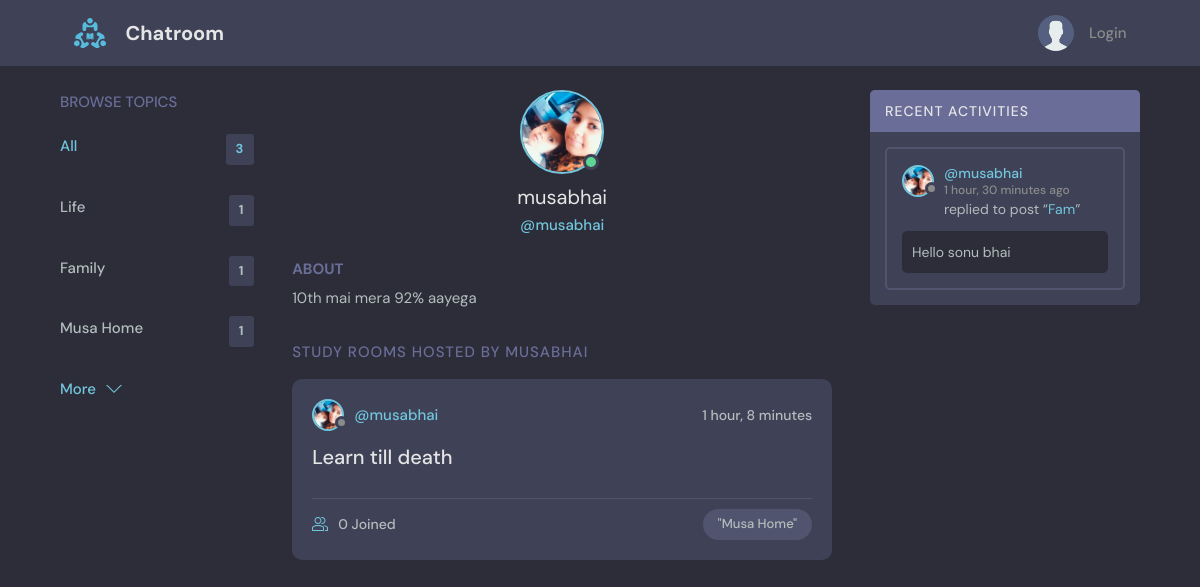
/profile/2/, run on an earlier commit of the app's database.
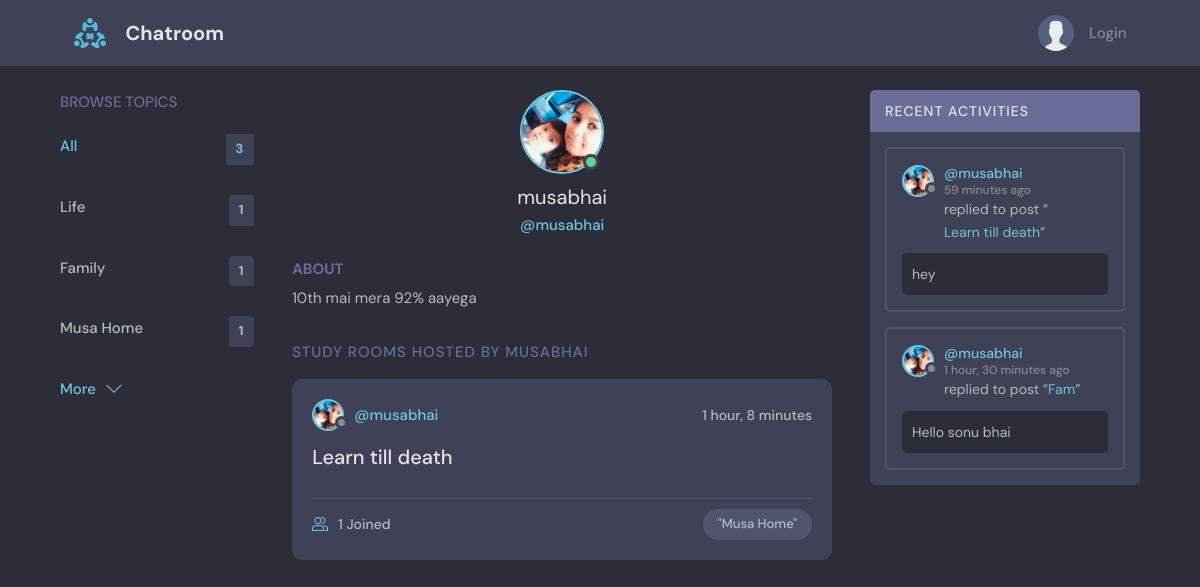
And on a later commit of the database.
### base/models.py (models this page shows, shortened)
class Topic(models.Model):
    name = models.CharField(max_length=200)

class User(AbstractUser):
    name = models.CharField(max_length=200, null=True)
    email = models.EmailField(unique=True, null=True)
    bio = models.TextField(null=True)
    avatar = models.ImageField(null=True, default="avatar.svg")
    USERNAME_FIELD = 'email'
    REQUIRED_FIELDS = []

class Room(models.Model):
    host = models.ForeignKey(User, on_delete=models.SET_NULL, null = True)
    topic = models.ForeignKey(Topic, on_delete=models.SET_NULL, null = True)
    name = models.CharField(max_length=200)
    description = models.TextField(null=True, blank=True)
    participants = models.ManyToManyField(User,related_name='participants',blank=True)
    updated = models.DateTimeField(auto_now=True)
    created = models.DateTimeField(auto_now_add=True)
    class Meta:
        ordering = ['-updated','-created']
    def __str__(self):
        return self.name

class Message(models.Model):
    user = models.ForeignKey(User, on_delete=models.CASCADE)
    room = models.ForeignKey(Room, on_delete=models.CASCADE)
    body = models.TextField()
    updated = models.DateTimeField(auto_now=True)
    created = models.DateTimeField(auto_now_add=True)
    class Meta:
        ordering = ['-updated','-created']

### base/views.py (the view)
# urls.py: path('profile/<str:pk>/',views.userProfile, name='user-profile'),
def userProfile(request, pk):
    user = User.objects.get(id=pk)
    rooms = user.room_set.all()
    room_messages = user.message_set.all()
    topics = Topic.objects.all
    context = {'user':user, 'rooms':rooms, 'room_messages':room_messages, 'topics':topics}
    return render(request, 'base/profile.html', context)

### base/templates/base/profile.html (shortened to what this page needs)
{% extends 'main.html' %}
{% block content %}
  <main class="profile-page layout layout--3">
    <div class="container">
      {% include 'base/topics_component.html' %}
      <div class="roomList">
        <div class="profile">
          <div class="profile__avatar">
            <div class="avatar avatar--large active">
              <img src="{{user.avatar.url}}" />
            </div>
          </div>
          <div class="profile__info">
            <h3>{{user.username}}</h3>
            <p>@{{user.username}}</p>
          </div>
          <div class="profile__about">
            <h3>About</h3>
            <p>
              {{user.bio}}
            </p>
          </div>
        </div>
        <div class="roomList__header">
          <div>
            <h2>Study Rooms Hosted by {{user.username}}</a>
            </h2>
          </div>
        </div>
        {% include 'base/feed_component.html' %}
      </div>
      {% include 'base/activity_component.html' %}
    </div>
  </main>
  {% endblock content %}

### templates/main.html (shortened to what this page needs)
<!DOCTYPE html>
{% load static %}
<html lang="en">
  <head>
    <link rel="stylesheet" href="{% static 'styles/style.css' %}" />
  </head>
  <body>
    {% include 'navbar.html' %}
    {% block content %}
    {% endblock %}
  </body>
</html>

### templates/navbar.html (shortened to what this page needs)
{% load static %}
<header class="header header--loggedIn">
    <div class="container">
      <a href="{% url 'home' %}" class="header__logo">
        <img src="{% static 'images/logo.svg' %}" />
        <h1>Chatroom</h1>
      </a>
      <nav class="header__menu">
        {% if request.user.is_authenticated %}
        <div class="header__user">
          <a href="{% url 'update-user' %}">
            <div class="avatar avatar--medium active">
              <img src="{{request.user.avatar.url}}" />
            </div>
            <p>{{request.user.username}} <span>@{{request.user.username}}</span></p>
          </a>
          <button class="dropdown-button">
            <svg version="1.1" xmlns="http://www.w3.org/2000/svg" width="32" height="32" viewBox="0 0 32 32">
              <title>chevron-down</title>
              <path d="M16 21l-13-13h-3l16 16 16-16h-3l-13 13z"></path>
            </svg>
          </button>
        </div>
        {% else %}
        <a href="{% url 'login' %}">
          <img src="{% static 'images\avatar.svg'%}" />
          <p>Login</p>
        </a>
        {% endif %}
      </nav>
    </div>
  </header>

### base/templates/base/topics_component.html
<div class="topics">
    <div class="topics__header">
      <h2>Browse Topics</h2>
    </div>
    <ul class="topics__list">
      <li>
        <a href="{% url 'home' %}" class="active">All <span>{{topics.count}}</span></a>
      </li>
      {% for topic in topics %}
      <li>
        <a href="{% url 'home' %}?q={{topic.name}}">{{topic.name}}<span>{{topic.room_set.all.count}}</span></a>
      </li>
      {% endfor %}
    </ul>
    <a class="btn btn--link" href="#">
      More
      <svg version="1.1" xmlns="http://www.w3.org/2000/svg" width="32" height="32" viewBox="0 0 32 32">
        <title>chevron-down</title>
        <path d="M16 21l-13-13h-3l16 16 16-16h-3l-13 13z"></path>
      </svg>
    </a>
  </div>

### base/templates/base/feed_component.html (shortened to what this page needs)
{% for room in rooms %}
<div class="roomListRoom">
    <div class="roomListRoom__header">
      <a href="{% url 'user-profile' room.host.id %}" class="roomListRoom__author">
        <div class="avatar avatar--small">
          <img src="{{room.host.avatar.url}}" />
        </div>
        <span>@{{room.host.username}}</span>
      </a>
      <div class="roomListRoom__actions">
        <span>{{room.created|timesince}}</span>
      </div>
    </div>
    <div class="roomListRoom__content">
      <a href="{% url 'room' room.id %}">{{room.name}}</a>
    </div>
    <div class="roomListRoom__meta">
      <a href="{% url 'room' room.id %}" class="roomListRoom__joined">
        {{room.participants.all.count}} Joined
      </a>
      <p class="roomListRoom__topic">"{{room.topic.name}}"</p>
    </div>
  </div>
{% endfor %}

### base/templates/base/activity_component.html (shortened to what this page needs)
<div class="activities">
    <div class="activities__header">
      <h2>Recent Activities</h2>
    </div>
    {% for message in room_messages %}
    <div class="activities__box">
      <div class="activities__boxHeader roomListRoom__header">
        <a href="{% url 'user-profile' message.user.id %}" class="roomListRoom__author">
          <div class="avatar avatar--small">
            <img src="{{message.user.avatar.url}}" />
          </div>
          <p>
            @{{message.user.username}}
            <span>{{message.created|timesince}} ago</span>
          </p>
        </a>
      </div>
      <div class="activities__boxContent">
        <p>replied to post “<a href="{% url 'room' message.room.id %}">{{message.room}}</a>”</p>
        <div class="activities__boxRoomContent">
            {{message.body}}
        </div>
      </div>
    </div>
    {% endfor %}
  </div>

What changed in the data, as far as the page shows it:
computed for Room "Learn till death": participants.all.count "0" → "1"
added Message: user.avatar (picture), user.username "musabhai", created "59 minutes", room "Learn till death", body "hey"
